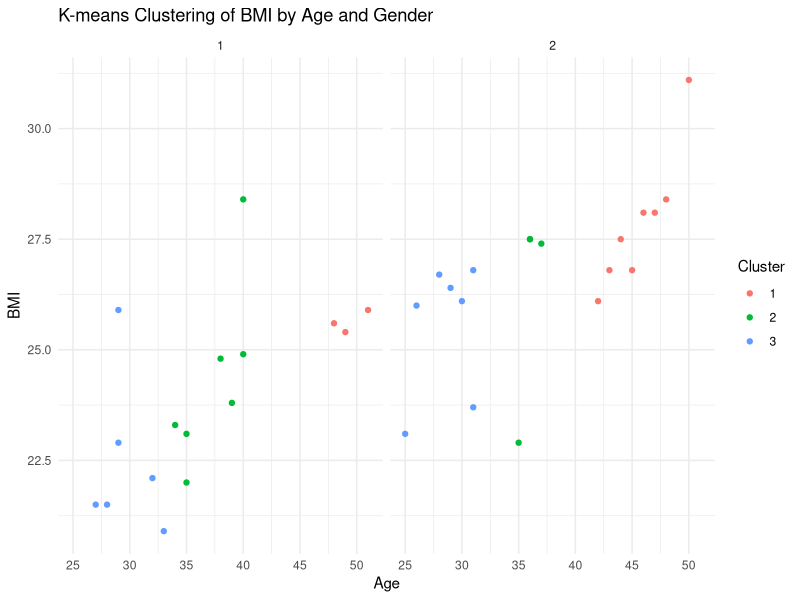

R code for this plot:

library(ggplot2)
library(dplyr)


data <- data.frame(
  ID = 1:35,
  Age = c(25, 35, 42, 28, 50, 33, 45, 29, 38, 31, 27, 48, 36, 40, 34, 26, 39, 43, 32, 46, 
          30, 29, 37, 44, 35, 51, 28, 49, 31, 36, 40, 35, 48, 29, 47),
  Gender = c("Male", "Female", "Male", "Female", "Male", "Female", "Male", "Male", "Female", 
             "Male", "Female", "Male", "Male", "Female", "Female", "Male", "Female", "Male", 
             "Female", "Male", "Male", "Female", "Male", "Male", "Female", "Female", "Male", 
             "Female", "Male", "Male", "Female", "Male", "Female", "Female", "Male"),
  BMI = c(23.1, 22.0, 26.1, 21.5, 31.1, 20.9, 26.8, 26.4, 24.8, 26.8, 21.5, 28.4, 27.5, 24.9, 
          23.3, 26.0, 23.8, 26.8, 22.1, 28.1, 26.1, 22.9, 27.4, 27.5, 23.1, 25.9, 26.7, 25.4, 
          23.7, 27.5, 28.4, 22.9, 25.6, 25.9, 28.1),
  stringsAsFactors = FALSE
)


data$Gender <- as.numeric(factor(data$Gender))


set.seed(123) 
kmeans_result <- kmeans(data[, c("Age", "Gender", "BMI")], centers = 3, nstart = 20)


data$Cluster <- as.factor(kmeans_result$cluster)


ggplot(data, aes(x = Age, y = BMI, color = Cluster)) +
  geom_point() +
  facet_wrap(~Gender) +
  labs(title = "K-means Clustering of BMI by Age and Gender",
       x = "Age", y = "BMI",
       color = "Cluster") +
  theme_minimal()
